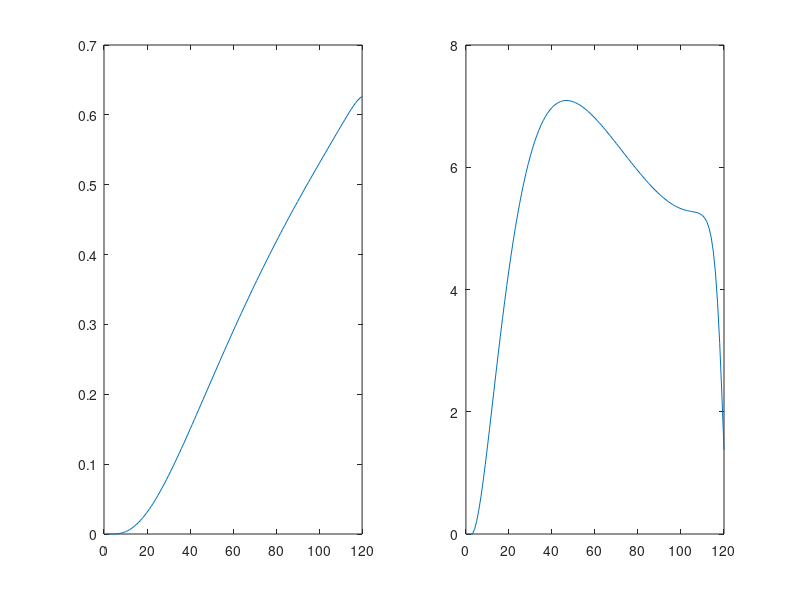

MATLAB code for this plot:
function hw23_jlee629()

%% Initializing Parameters

A = [1 0.001 0;-0.34 0.92 0.34; 0 0 0.9];
b = [0;0;0.1];
s = [1;0;0];
% dt = 1e-3;

p = 120;
k = 50;
kappa = 0.0005;

g = pi/5;
x0 = [0;0;0];

Z1 = zeros(p+k-1,p+k-1);
for n = 1:p+k-1
    Z1(n,n) = 2*(kappa^2)*s.'*(A^(p-n))*(b*b.')*(A^(p-n)).'*s;
end

Z2 = zeros(p+k-1,k);
for n = 1:p+k-1
    for i = 1:k
        Z2(n,i) = s.'*(A^(p+i-1-n))*b;
        if (p+i-1-n)<0
            Z2(n,i) = 0;
        end
    end
end

Z3 = zeros(k,p+k-1);
for n = 1:p+k-1
    for i = 1:k
        Z3(i,n) = s.'*(A^(p+i-1-n))*b;
        if (p+i-1-n)<0
            Z3(i,n) = 0;
        end
    end
end

Z4 = zeros(k,k);

Z = [Z1 Z2;Z3 Z4];

c=1e-13;
Z = Z+c*eye(length(Z));

Y = zeros(1,p+k-1);
Y1 = zeros(1,k);

for i = 1:k
    Y1(1,i) = g-s.'*(A^(p+i))*x0;
end

% for z1 = 1:219    
%     for z2 = 1:219
%         if Z(z1,z2)==0
%             Z(z1,z2) = 0.1;
%         end
%     end
% end
Y = [Y Y1].';

U = inv(Z)*Y;
U = [0; U];
X = zeros(3,p);
noise = randn(length(U),1)*kappa^2;

for t = 1:p-1
    X(:,t+1) = A*X(:,t)+b*(U(t)+noise(t)*U(t)^2);
end


subplot(1,2,1)
plot(X(1,:))
hold on
subplot(1,2,2)
plot(X(2,:))
hold on

    
    
    
    
    
    
    
    
    
    
    
    
    
    
    
    
    
    
    
    
    
    
    
    
    


